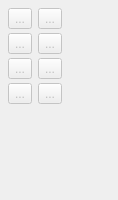
             <widget class="QWidget" name="curves_Page">
              <property name="geometry">
               <rect>
                <x>0</x>
                <y>0</y>
                <width>118</width>
                <height>200</height>
               </rect>
              </property>
              <property name="sizePolicy">
               <sizepolicy hsizetype="Preferred" vsizetype="Maximum">
                <horstretch>0</horstretch>
                <verstretch>0</verstretch>
               </sizepolicy>
              </property>
              <property name="minimumSize">
               <size>
                <width>118</width>
                <height>0</height>
               </size>
              </property>
              <property name="toolTip">
               <string>Tools for creating curves.</string>
              </property>
              <attribute name="icon">
               <iconset>
                <normaloff>:/toolicon/32x32/spline_toolboxs.png</normaloff>:/toolicon/32x32/spline_toolboxs.png</iconset>
              </attribute>
              <attribute name="label">
               <string>Curve</string>
              </attribute>
              <attribute name="toolTip">
               <string>Curve</string>
              </attribute>
              <layout class="QFormLayout" name="formLayout_10">
               <property name="verticalSpacing">
                <number>4</number>
               </property>
               <property name="leftMargin">
                <number>8</number>
               </property>
               <property name="topMargin">
                <number>8</number>
               </property>
               <property name="rightMargin">
                <number>8</number>
               </property>
               <property name="bottomMargin">
                <number>8</number>
               </property>
               <item row="1" column="0">
                <widget class="QToolButton" name="curve_ToolButton">
                 <property name="enabled">
                  <bool>false</bool>
                 </property>
                 <property name="toolTip">
                  <string>Curve - Interactive (Alt+C)</string>
                 </property>
                 <property name="text">
                  <string notr="true">...</string>
                 </property>
                 <property name="icon">
                  <iconset>
                   <normaloff>:/toolicon/32x32/spline.png</normaloff>:/toolicon/32x32/spline.png</iconset>
                 </property>
                 <property name="iconSize">
                  <size>
                   <width>32</width>
                   <height>32</height>
                  </size>
                 </property>
                 <property name="checkable">
                  <bool>true</bool>
                 </property>
                </widget>
               </item>
               <item row="1" column="1">
                <widget class="QToolButton" name="spline_ToolButton">
                 <property name="enabled">
                  <bool>false</bool>
                 </property>
                 <property name="toolTip">
                  <string>Spline - Interactive (Alt+S)</string>
                 </property>
                 <property name="text">
                  <string notr="true">...</string>
                 </property>
                 <property name="icon">
                  <iconset>
                   <normaloff>:/toolicon/32x32/splinePath.png</normaloff>:/toolicon/32x32/splinePath.png</iconset>
                 </property>
                 <property name="iconSize">
                  <size>
                   <width>32</width>
                   <height>32</height>
                  </size>
                 </property>
                 <property name="checkable">
                  <bool>true</bool>
                 </property>
                </widget>
               </item>
               <item row="3" column="0">
                <widget class="QToolButton" name="curveWithCPs_ToolButton">
                 <property name="enabled">
                  <bool>false</bool>
                 </property>
                 <property name="toolTip">
                  <string>Curve - Fixed (Alt+Shift+C)</string>
                 </property>
                 <property name="text">
                  <string notr="true">...</string>
                 </property>
                 <property name="icon">
                  <iconset>
                   <normaloff>:/toolicon/32x32/cubic_bezier.png</normaloff>:/toolicon/32x32/cubic_bezier.png</iconset>
                 </property>
                 <property name="iconSize">
                  <size>
                   <width>32</width>
                   <height>32</height>
                  </size>
                 </property>
                 <property name="checkable">
                  <bool>true</bool>
                 </property>
                </widget>
               </item>
               <item row="3" column="1">
                <widget class="QToolButton" name="splineWithCPs_ToolButton">
                 <property name="enabled">
                  <bool>false</bool>
                 </property>
                 <property name="toolTip">
                  <string>Spline - Fixed (Alt+Shift+S)</string>
                 </property>
                 <property name="text">
                  <string notr="true">...</string>
                 </property>
                 <property name="icon">
                  <iconset>
                   <normaloff>:/toolicon/32x32/cubic_bezier_path.png</normaloff>:/toolicon/32x32/cubic_bezier_path.png</iconset>
                 </property>
                 <property name="iconSize">
                  <size>
                   <width>32</width>
                   <height>32</height>
                  </size>
                 </property>
                 <property name="checkable">
                  <bool>true</bool>
                 </property>
                </widget>
               </item>
               <item row="6" column="1">
                <widget class="QToolButton" name="pointAlongSpline_ToolButton">
                 <property name="enabled">
                  <bool>false</bool>
                 </property>
                 <property name="toolTip">
                  <string>Point - On Spline (O, S)</string>
                 </property>
                 <property name="text">
                  <string notr="true">...</string>
                 </property>
                 <property name="icon">
                  <iconset>
                   <normaloff>:/toolicon/32x32/splinePath_cut_point.png</normaloff>:/toolicon/32x32/splinePath_cut_point.png</iconset>
                 </property>
                 <property name="iconSize">
                  <size>
                   <width>32</width>
                   <height>32</height>
                  </size>
                 </property>
                 <property name="checkable">
                  <bool>true</bool>
                 </property>
                </widget>
               </item>
               <item row="7" column="0">
                <widget class="QToolButton" name="pointOfIntersectionCurves_ToolButton">
                 <property name="enabled">
                  <bool>false</bool>
                 </property>
                 <property name="toolTip">
                  <string>Point - Intersect Curves (I, C)</string>
                 </property>
                 <property name="text">
                  <string notr="true">...</string>
                 </property>
                 <property name="icon">
                  <iconset>
                   <normaloff>:/toolicon/32x32/intersection_curves.png</normaloff>:/toolicon/32x32/intersection_curves.png</iconset>
                 </property>
                 <property name="iconSize">
                  <size>
                   <width>32</width>
                   <height>32</height>
                  </size>
                 </property>
                 <property name="checkable">
                  <bool>true</bool>
                 </property>
                </widget>
               </item>
               <item row="7" column="1">
                <widget class="QToolButton" name="curveIntersectAxis_ToolButton">
                 <property name="enabled">
                  <bool>false</bool>
                 </property>
                 <property name="toolTip">
                  <string>Point - Intersect Curve and Axis (C, X)</string>
                 </property>
                 <property name="text">
                  <string notr="true">...</string>
                 </property>
                 <property name="icon">
                  <iconset>
                   <normaloff>:/toolicon/32x32/curve_intersect_axis.png</normaloff>:/toolicon/32x32/curve_intersect_axis.png</iconset>
                 </property>
                 <property name="iconSize">
                  <size>
                   <width>32</width>
                   <height>32</height>
                  </size>
                 </property>
                 <property name="checkable">
                  <bool>true</bool>
                 </property>
                </widget>
               </item>
               <item row="6" column="0">
                <widget class="QToolButton" name="pointAlongCurve_ToolButton">
                 <property name="enabled">
                  <bool>false</bool>
                 </property>
                 <property name="toolTip">
                  <string>Point - On Curve (O, C)</string>
                 </property>
                 <property name="text">
                  <string notr="true">...</string>
                 </property>
                 <property name="icon">
                  <iconset>
                   <normaloff>:/toolicon/32x32/spline_cut_point.png</normaloff>:/toolicon/32x32/spline_cut_point.png</iconset>
                 </property>
                 <property name="iconSize">
                  <size>
                   <width>32</width>
                   <height>32</height>
                  </size>
                 </property>
                 <property name="checkable">
                  <bool>true</bool>
                 </property>
                </widget>
               </item>
              </layout>
             </widget>
